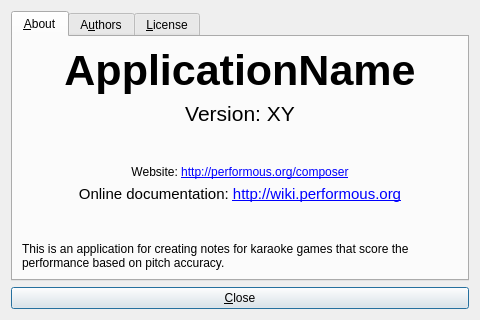
<?xml version="1.0" encoding="UTF-8"?>
<ui version="4.0">
 <class>AboutDialog</class>
 <widget class="QDialog" name="AboutDialog">
  <property name="geometry">
   <rect>
    <x>0</x>
    <y>0</y>
    <width>480</width>
    <height>320</height>
   </rect>
  </property>
  <property name="windowTitle">
   <string>Dialog</string>
  </property>
  <layout class="QVBoxLayout" name="verticalLayout">
   <item>
    <widget class="QTabWidget" name="tabWidget">
     <widget class="QWidget" name="tab1">
      <attribute name="title">
       <string>&amp;About</string>
      </attribute>
      <layout class="QVBoxLayout" name="verticalLayout_2">
       <item>
        <widget class="QLabel" name="lblName">
         <property name="font">
          <font>
           <pointsize>32</pointsize>
           <weight>75</weight>
           <bold>true</bold>
          </font>
         </property>
         <property name="text">
          <string notr="true">ApplicationName</string>
         </property>
         <property name="alignment">
          <set>Qt::AlignCenter</set>
         </property>
        </widget>
       </item>
       <item>
        <widget class="QLabel" name="lblVersion">
         <property name="font">
          <font>
           <pointsize>16</pointsize>
          </font>
         </property>
         <property name="text">
          <string notr="true">Version: XY</string>
         </property>
         <property name="alignment">
          <set>Qt::AlignCenter</set>
         </property>
        </widget>
       </item>
       <item>
        <spacer name="verticalSpacer">
         <property name="orientation">
          <enum>Qt::Vertical</enum>
         </property>
         <property name="sizeHint" stdset="0">
          <size>
           <width>20</width>
           <height>40</height>
          </size>
         </property>
        </spacer>
       </item>
       <item>
        <widget class="QLabel" name="label">
         <property name="text">
          <string>Website: &lt;a href=&quot;http://performous.org/composer&quot;&gt;http://performous.org/composer&lt;/a&gt;</string>
         </property>
         <property name="textFormat">
          <enum>Qt::RichText</enum>
         </property>
         <property name="alignment">
          <set>Qt::AlignCenter</set>
         </property>
         <property name="openExternalLinks">
          <bool>true</bool>
         </property>
        </widget>
       </item>
       <item>
        <widget class="QLabel" name="label_2">
         <property name="text">
          <string>&lt;!DOCTYPE HTML PUBLIC &quot;-//W3C//DTD HTML 4.0//EN&quot; &quot;http://www.w3.org/TR/REC-html40/strict.dtd&quot;&gt;
&lt;html&gt;&lt;head&gt;&lt;meta name=&quot;qrichtext&quot; content=&quot;1&quot; /&gt;&lt;style type=&quot;text/css&quot;&gt;
p, li { white-space: pre-wrap; }
&lt;/style&gt;&lt;/head&gt;&lt;body style=&quot; font-family:'Ubuntu'; font-size:11pt; font-weight:400; font-style:normal;&quot;&gt;
&lt;p style=&quot; margin-top:0px; margin-bottom:0px; margin-left:0px; margin-right:0px; -qt-block-indent:0; text-indent:0px;&quot;&gt;Online documentation: &lt;a href=&quot;http://wiki.performous.org&quot;&gt;&lt;span style=&quot; text-decoration: underline; color:#0000ff;&quot;&gt;http://wiki.performous.org&lt;/span&gt;&lt;/a&gt;&lt;/p&gt;&lt;/body&gt;&lt;/html&gt;</string>
         </property>
         <property name="alignment">
          <set>Qt::AlignCenter</set>
         </property>
         <property name="openExternalLinks">
          <bool>true</bool>
         </property>
        </widget>
       </item>
       <item>
        <spacer name="verticalSpacer_2">
         <property name="orientation">
          <enum>Qt::Vertical</enum>
         </property>
         <property name="sizeHint" stdset="0">
          <size>
           <width>20</width>
           <height>40</height>
          </size>
         </property>
        </spacer>
       </item>
       <item>
        <widget class="QLabel" name="lblDescription">
         <property name="text">
          <string>This is an application for creating notes for karaoke games that score the performance based on pitch accuracy.</string>
         </property>
         <property name="wordWrap">
          <bool>true</bool>
         </property>
        </widget>
       </item>
      </layout>
     </widget>
     <widget class="QWidget" name="tab3">
      <attribute name="title">
       <string>A&amp;uthors</string>
      </attribute>
      <layout class="QGridLayout" name="gridLayout">
       <item row="0" column="0">
        <widget class="QPlainTextEdit" name="txtAuthors">
         <property name="lineWrapMode">
          <enum>QPlainTextEdit::NoWrap</enum>
         </property>
         <property name="readOnly">
          <bool>true</bool>
         </property>
        </widget>
       </item>
      </layout>
     </widget>
     <widget class="QWidget" name="tab2">
      <attribute name="title">
       <string>&amp;License</string>
      </attribute>
      <layout class="QGridLayout" name="gridLayout_2">
       <item row="0" column="0">
        <widget class="QPlainTextEdit" name="txtLicense">
         <property name="lineWrapMode">
          <enum>QPlainTextEdit::NoWrap</enum>
         </property>
         <property name="readOnly">
          <bool>true</bool>
         </property>
        </widget>
       </item>
      </layout>
     </widget>
    </widget>
   </item>
   <item>
    <widget class="QPushButton" name="cmdClose">
     <property name="text">
      <string>&amp;Close</string>
     </property>
    </widget>
   </item>
  </layout>
 </widget>
 <resources/>
 <connections/>
</ui>
